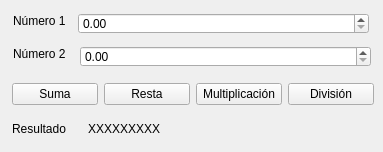
<?xml version="1.0" encoding="UTF-8"?>
<ui version="4.0">
 <class>Widget</class>
 <widget class="QWidget" name="Widget">
  <property name="geometry">
   <rect>
    <x>0</x>
    <y>0</y>
    <width>383</width>
    <height>152</height>
   </rect>
  </property>
  <property name="windowTitle">
   <string>Widget</string>
  </property>
  <widget class="QDoubleSpinBox" name="numero1">
   <property name="geometry">
    <rect>
     <x>78</x>
     <y>13</y>
     <width>291</width>
     <height>21</height>
    </rect>
   </property>
  </widget>
  <widget class="QDoubleSpinBox" name="numero2">
   <property name="geometry">
    <rect>
     <x>80</x>
     <y>46</y>
     <width>291</width>
     <height>21</height>
    </rect>
   </property>
   <property name="maximum">
    <double>1000.000000000000000</double>
   </property>
  </widget>
  <widget class="QLabel" name="label">
   <property name="geometry">
    <rect>
     <x>13</x>
     <y>13</y>
     <width>57</width>
     <height>16</height>
    </rect>
   </property>
   <property name="text">
    <string>Número 1</string>
   </property>
  </widget>
  <widget class="QLabel" name="label_2">
   <property name="geometry">
    <rect>
     <x>13</x>
     <y>46</y>
     <width>59</width>
     <height>16</height>
    </rect>
   </property>
   <property name="text">
    <string>Número 2</string>
   </property>
  </widget>
  <widget class="QWidget" name="layoutWidget">
   <property name="geometry">
    <rect>
     <x>12</x>
     <y>78</y>
     <width>362</width>
     <height>32</height>
    </rect>
   </property>
   <layout class="QHBoxLayout" name="horizontalLayout">
    <item>
     <widget class="QPushButton" name="suma">
      <property name="text">
       <string>Suma</string>
      </property>
     </widget>
    </item>
    <item>
     <widget class="QPushButton" name="resta">
      <property name="text">
       <string>Resta</string>
      </property>
     </widget>
    </item>
    <item>
     <widget class="QPushButton" name="multiplica">
      <property name="text">
       <string>Multiplicación</string>
      </property>
     </widget>
    </item>
    <item>
     <widget class="QPushButton" name="divide">
      <property name="text">
       <string>División</string>
      </property>
     </widget>
    </item>
   </layout>
  </widget>
  <widget class="QWidget" name="layoutWidget">
   <property name="geometry">
    <rect>
     <x>12</x>
     <y>120</y>
     <width>148</width>
     <height>18</height>
    </rect>
   </property>
   <layout class="QHBoxLayout" name="horizontalLayout_2">
    <item>
     <widget class="QLabel" name="label4">
      <property name="text">
       <string>Resultado</string>
      </property>
     </widget>
    </item>
    <item>
     <widget class="QLabel" name="resultado">
      <property name="text">
       <string>XXXXXXXXX</string>
      </property>
     </widget>
    </item>
   </layout>
  </widget>
 </widget>
 <resources/>
 <connections/>
</ui>
